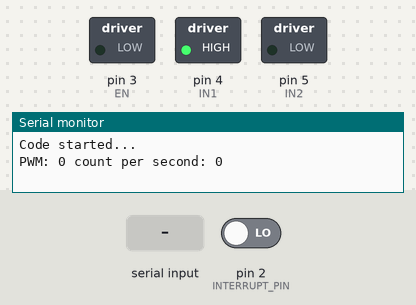
The sketch below on a simulated Arduino Uno, built with avr-gcc and run on an emulated ATmega328P. On the bench: switched loads named in the sketch (green lamp = pin HIGH), the last lines printed to the serial monitor. The inputs (shaded band) are chosen by the test bench; at power-on: pin 2 (INTERRUPT_PIN) LOW.

Above: at 1.2 s.
1.3 s: "90,45\n" received over Serial
At 1.7 s:
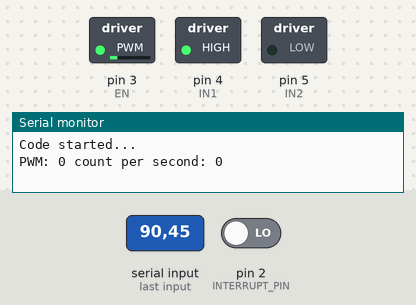
3.8 s: "30,150\n" received over Serial
At 4.6 s:
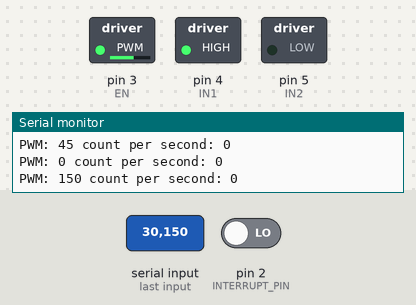
6.3 s: "200\n" received over Serial
At 6.7 s:
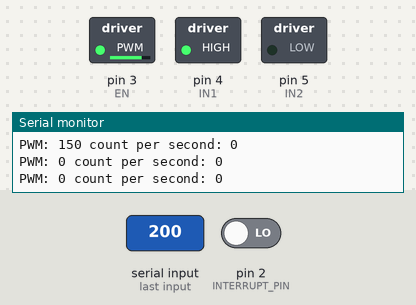
Timing chart, 0 to 9.3 s (numbered marks = the images above; inputs shaded):
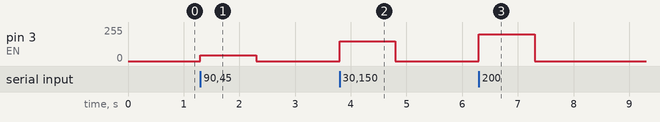

Measured:
- after the input at 1.3 s, pin 3 (EN): 0/255 → 45/255 at once, → 0/255 1.0 s later
- after the input at 3.8 s, pin 3 (EN): 0/255 → 150/255 at once, → 0/255 1.0 s later
- after the input at 6.3 s, pin 3 (EN): 0/255 → 200/255 at once, → 0/255 1.0 s later

The sketch:

measuringRPM.ino
```cpp
#include <TimerOne.h>

#define IN1 4
#define IN2 5
#define EN 3
#define INTERRUPT_PIN 2 //definition of IN1, IN2, EN , digital interrupt pins

unsigned int pwmOutput = 0;
unsigned int prevTime = millis();
unsigned int count = 0;
void setup() {

  Serial.begin(115200); //initializing the serial monitor
  Serial.println("Code started...");
  pinMode(IN1, OUTPUT);
  pinMode(IN2, OUTPUT);
  pinMode(EN, OUTPUT); //setting IN1, IN2, EN as output
  digitalWrite(IN1, HIGH);
  digitalWrite(IN2, LOW); //spinning the motor in one direction
  analogWrite(EN, pwmOutput); //setting the pwm output (initially 0)
  attachInterrupt(digitalPinToInterrupt(INTERRUPT_PIN), increaseCount , RISING); // only trigger interrupt on RISING edge

  Timer1.initialize(1000000);
  Timer1.attachInterrupt(printCount);

}

void loop() {
  if (Serial.available() > 0){
    pwmOutput = Serial.parseInt();
    analogWrite(EN, pwmOutput); // if are bytes in the serial buffer, parse int and write it to the EN pin
  }
}

void printCount(){
  Timer1.detachInterrupt();
  Serial.print("PWM: ");
  Serial.print(pwmOutput);
  Serial.print(" count per second: ");
  Serial.println(count);
  count = 0;
  Timer1.attachInterrupt(printCount);
}

void increaseCount(){
  count++;
}
```
